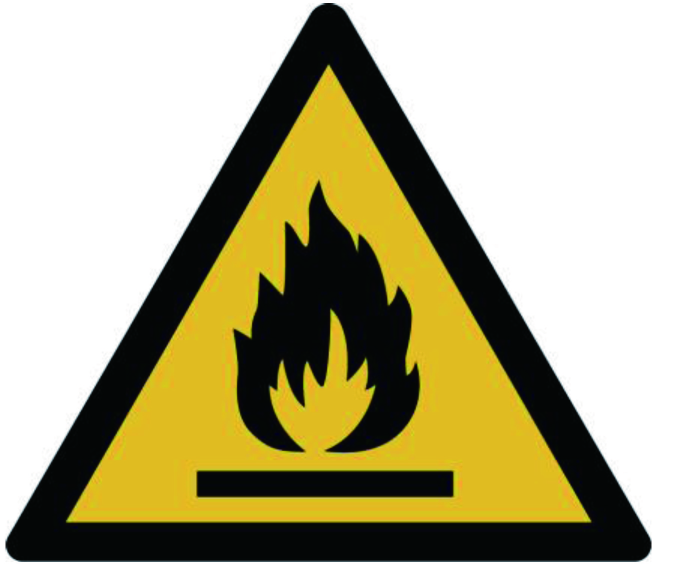
#> input picture tools/assets/gb2894/gb_1-02.png, 1396 x 1144 px (shown at 1/2 size)
$ python -i make_task_markers.py   (imports and definitions only)
#> lines starting #> are read from the running program, lines starting #| are printed output that depends on the picture
#> further down, picture is the input picture: PIL image 1396x1144 RGB; mean R, G, B 181.6, 174.9, 140.6
#!/usr/bin/env python3
# -*- coding: utf-8 -*-
"""Build the task-zone marker textures for gc_2026_field.world.

The hazard signs are NOT drawn by hand.  They are the official pictograms out
of GB 2894-2025 附录C 表C.1 警告标志, extracted from the standard itself:

    1-02 当心火灾      Warning fire            -> 易燃
    1-03 当心爆炸      Warning explosive       -> 易爆
    1-04 当心腐蚀      Warning corrosive substance
    1-05 当心中毒      Warning toxic material  -> 有毒有害
    1-06 当心生物危害  Warning biological hazard
    1-27 当心电离辐射  Warning ionizing radiation
    1-28 当心裂变物质  Warning fissionable material
    1-42 当心氧化物    Warning oxidizing substance
    1-43 当心高压气瓶  Warning gas cylinder

Table C.1 holds 1-01 through 1-52; the nine above are the ones the task uses.
1-27 and 1-28 are the one easy pair to mix up: 1-27 is the plain trefoil,
1-28 is the trefoil with an arc underneath it.  Compare against
tools/assets/gb2894/reference/ rather than from memory.

Each entry carries the (page index, image xref) it lives at in the PDF.  The
xref is the identity that matters - page indices shift if the extract changes,
and the page text numbers (1-02 etc.) sit in a different column from the
artwork, so a number-to-page table alone would silently pull the wrong
triangle.  find_xrefs.py in this directory re-derives the table.

Source PDF (searched for automatically, override with --pdf):
    ~/Desktop/页面提取自－GB+2894-2025.pdf     (extracted pages)
    ~/Downloads/GB+2894-2025.pdf              (full standard)

The extracted pictograms are cached in tools/assets/gb2894/ so the textures
can be rebuilt later without the PDF.  Delete that directory to force a
re-extract.

The 人员救助任务区 card IS drawn here - there is no pictogram for it in the
standard, and the field drawing just shows a framed portrait photo.

Output: src/gc_2026_sim/gazebo/models/gc_task_markers/
          materials/scripts/gc_task_markers.material
          materials/textures/*.png
          model.config, model.sdf

Colour contract with the on-board detector (navigation_2d/src/mission_vision.cpp):
  hazard  -> cv::inRange(hsv, Scalar(15, 70, 70),  Scalar(40, 255, 255))   yellow
  person  -> cv::inRange(hsv, Scalar(75, 55, 70),  Scalar(125, 255, 255))  blue
Both use RETR_EXTERNAL, so the black pictogram and the black triangle border
are *holes* inside the yellow and do not split the blob, and the blue frame
around the portrait card is a ring whose external contour is the full square.
Every pictogram is snapped to a 3-colour GB 2894 palette below, so the yellow
is exactly the safety yellow the mask is tuned for and the JPEG mosquito noise
in the extracted artwork cannot drag it out of the window.

All nine warning signs are the same GB 2894 triangle, so they all land on the
same artwork bbox and labels.FACE_ARTWORK can describe them with one shared
outline.  Only the symbol inside the triangle differs.  If a future sign is
not a plain triangle, that shortcut breaks - check_box_convention.py measures
every texture individually and will say so.

Usage:
    python3 tools/make_task_markers.py [--pdf PATH]
"""

import argparse
import glob
import io
import math
import os
import shutil
import sys

import numpy as np
from PIL import Image, ImageDraw, ImageFilter

ROOT = os.path.dirname(os.path.dirname(os.path.abspath(__file__)))
MODEL_DIR = os.path.join(
    ROOT, "src", "gc_2026_sim", "gazebo", "models", "gc_task_markers")
TEX_DIR = os.path.join(MODEL_DIR, "materials", "textures")
SCRIPT_DIR = os.path.join(MODEL_DIR, "materials", "scripts")
ASSET_DIR = os.path.join(ROOT, "tools", "assets", "gb2894")

# 512 px for a 0.40 m card face -> 1280 px/m.  SS is the supersampling factor;
# artwork is drawn/composited at 512*SS and box-filtered down, which is what
# keeps the triangle edges clean at Gazebo's viewing distance.
PX = 512
SS = 4

# --- palette (GB 2894 safety colours + the neutrals the cards use) ---------
BLACK = (16, 16, 16)
WHITE = (250, 250, 250)
SAFETY_YELLOW = (250, 205, 20)      # GB 2894 安全色 黄
CARD_GREY = (168, 172, 176)         # thin inner square outline on the card
SKIN = (245, 214, 180)
SKIN_SHADE = (226, 188, 152)
HAIR = (38, 30, 28)
SHIRT = (36, 96, 200)
MOUTH = (176, 84, 74)

# name, material, GB 2894 编号, 名称, (page index, xref) in the source PDF
#
# xref, not page, is the identity: doc.extract_image() takes an xref directly,
# and the page index is only what find_gb2894_xrefs.py narrows the search with.
# Order matters only for readability here - labels.py decides the class ids.
SIGNS = [
    ("gc_sign_flammable", "GC/Sign/Flammable", "1-02", "当心火灾 / 易燃", (1, 4)),
    ("gc_sign_explosive", "GC/Sign/Explosive", "1-03", "当心爆炸 / 易爆", (1, 5)),
    ("gc_sign_corrosive", "GC/Sign/Corrosive", "1-04", "当心腐蚀", (2, 8)),
    ("gc_sign_toxic", "GC/Sign/Toxic", "1-05", "当心中毒 / 有毒有害", (2, 9)),
    ("gc_sign_biohazard", "GC/Sign/Biohazard", "1-06", "当心生物危害", (2, 10)),
    ("gc_sign_ionizing_radiation", "GC/Sign/IonizingRadiation", "1-27",
     "当心电离辐射", (7, 41)),
    ("gc_sign_fissionable", "GC/Sign/Fissionable", "1-28", "当心裂变物质", (8, 44)),
    ("gc_sign_oxidizer", "GC/Sign/Oxidizer", "1-42", "当心氧化物", (11, 64)),
    ("gc_sign_gas_cylinder", "GC/Sign/GasCylinder", "1-43", "当心高压气瓶", (11, 65)),
]

MATERIAL_TEMPLATE = """// Generated by tools/make_task_markers.py - do not hand-edit.
//
// The pictograms are the official GB 2894-2025 附录C 表C.1 artwork, snapped to
// the three safety colours, so the yellow stays inside the HSV window that
// mission_vision.cpp matches (H 15-40, S>=70, V>=70).  ambient/diffuse are
// left at white on purpose: tinting them here would drag the safety yellow
// out of that window.
material {name}
{{
  technique
  {{
    pass
    {{
      ambient 1 1 1 1
      diffuse 1 1 1 1
      specular 0.06 0.06 0.06 1 8
      texture_unit
      {{
        texture {tex}
        filtering anisotropic
        max_anisotropy 8
      }}
    }}
  }}
}}
"""

MODEL_CONFIG = """<?xml version="1.0"?>
<model>
  <name>gc_task_markers</name>
  <version>1.0</version>
  <sdf version="1.6">model.sdf</sdf>
  <author>
    <name>gc_2026_sim</name>
    <email>expload233@gmail.com</email>
  </author>
  <description>
    Texture + OGRE material resources for the two task-zone markers
    (危险品任务区 / 人员救助任务区).  Hazard pictograms are GB 2894-2025
    附录C 表C.1.  This model is a resource container: the markers themselves
    are instantiated inline in gc_2026_field.world so that
    tools/check_config.py can still read them out of the world file.
  </description>
</model>
"""

MODEL_SDF = """<?xml version="1.0" ?>
<sdf version="1.6">
  <!-- Resource container only.  Nothing includes this model; the world file
       points its <material><script><uri> at this directory.  The single link
       exists so the directory is still a loadable Gazebo model (handy for
       `gz model -m` sanity checks). -->
  <model name="gc_task_markers">
    <static>true</static>
    <link name="marker_link">
      <visual name="marker_face">
        <pose>0 0 0.004 0 0 0</pose>
        <geometry><box><size>0.40 0.40 0.008</size></box></geometry>
        <material>
          <script>
            <uri>model://gc_task_markers/materials/scripts</uri>
            <uri>model://gc_task_markers/materials/textures</uri>
            <name>GC/Sign/Flammable</name>
          </script>
        </material>
      </visual>
    </link>
  </model>
</sdf>
"""


# ===========================================================================
#  1. pull the official pictograms out of GB 2894-2025
# ===========================================================================

# [38 lines left out: functions find_pdf, extract_pictograms, not called in this run]


# ===========================================================================
#  2. clean + normalise a pictogram
# ===========================================================================

PALETTE = np.array([WHITE, SAFETY_YELLOW, BLACK], dtype=np.float32)

# An equilateral triangle's bounding box is s x s*sqrt(3)/2, so w/h = 2/sqrt(3).
# Every GB 2894 warning sign is that same triangle, which makes this a cheap
# guard on the xref table: a wrong xref does not fail, it quietly returns some
# other picture, and the only ones on these pages that are *not* triangles are
# the table headers and the odd non-warning sign.
TRIANGLE_ASPECT = 2.0 / math.sqrt(3.0)


# [8 lines left out: function dark_bbox_aspect, not called in this run]


def snap_to_palette(im):
    """Force every pixel to white / safety yellow / black.

    The artwork comes out of the standard as JPEG, so the yellow has visible
    mosquito noise around every black edge.  Snapping to the three GB 2894
    colours removes it and pins the yellow exactly where the detector's HSV
    window expects it.  Doing it at 2x and then box-filtering back down keeps
    the edges antialiased instead of stair-stepped.
    """
    big = im.resize((im.width * 2, im.height * 2), Image.LANCZOS)
    big = big.filter(ImageFilter.MedianFilter(5))
    a = np.asarray(big, dtype=np.float32)
    d = ((a[:, :, None, :] - PALETTE[None, None, :, :]) ** 2).sum(axis=3)
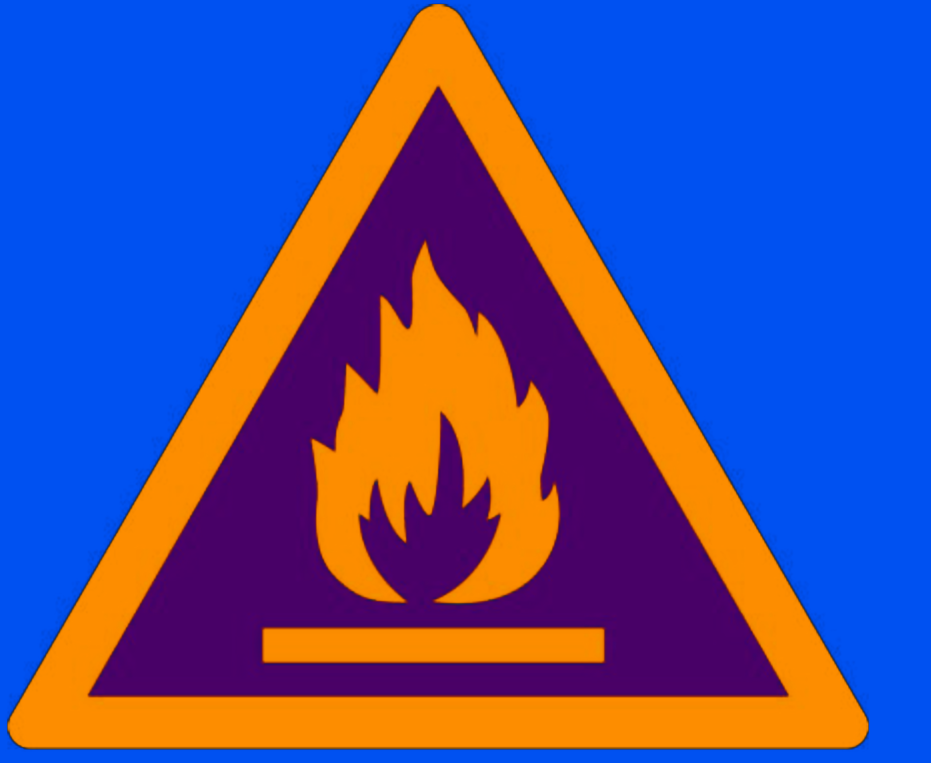
#> d: shape (2288, 2792, 3) float32 (shown at 1/3 size); mean R, G, B 57151.5, 56560.3, 100889.9; drawn with min black and max white
    idx = d.argmin(axis=2)
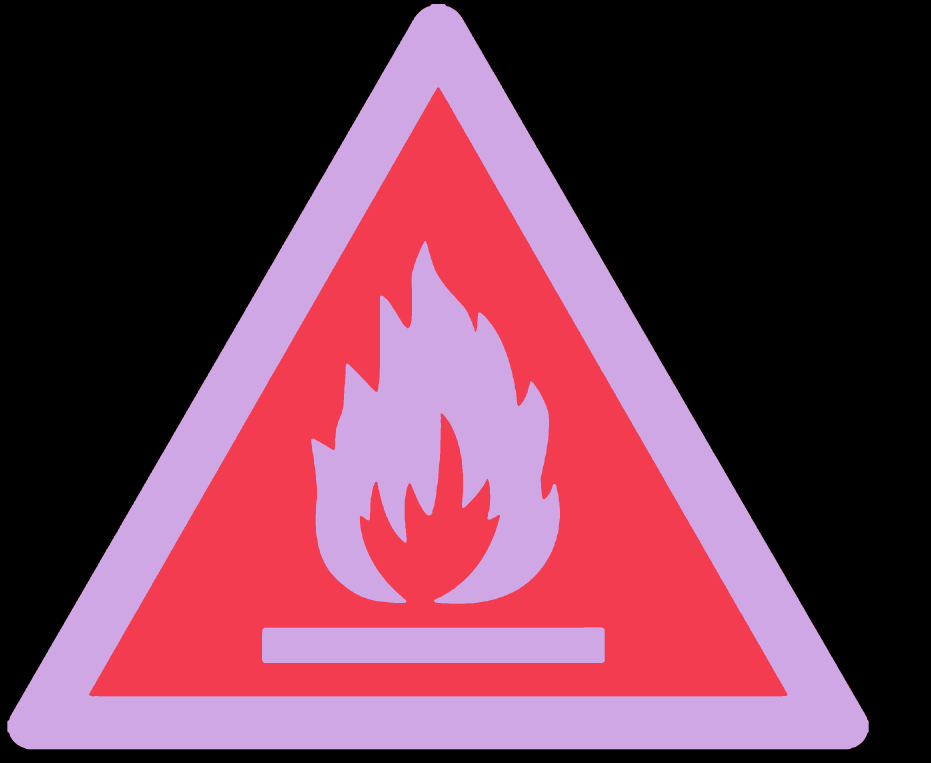
#> idx: shape (2288, 2792) int64 (shown at 1/3 size); 3 distinct labels, from 0 to 2; one colour per label, 0 black
    out = PALETTE[idx].astype(np.uint8)
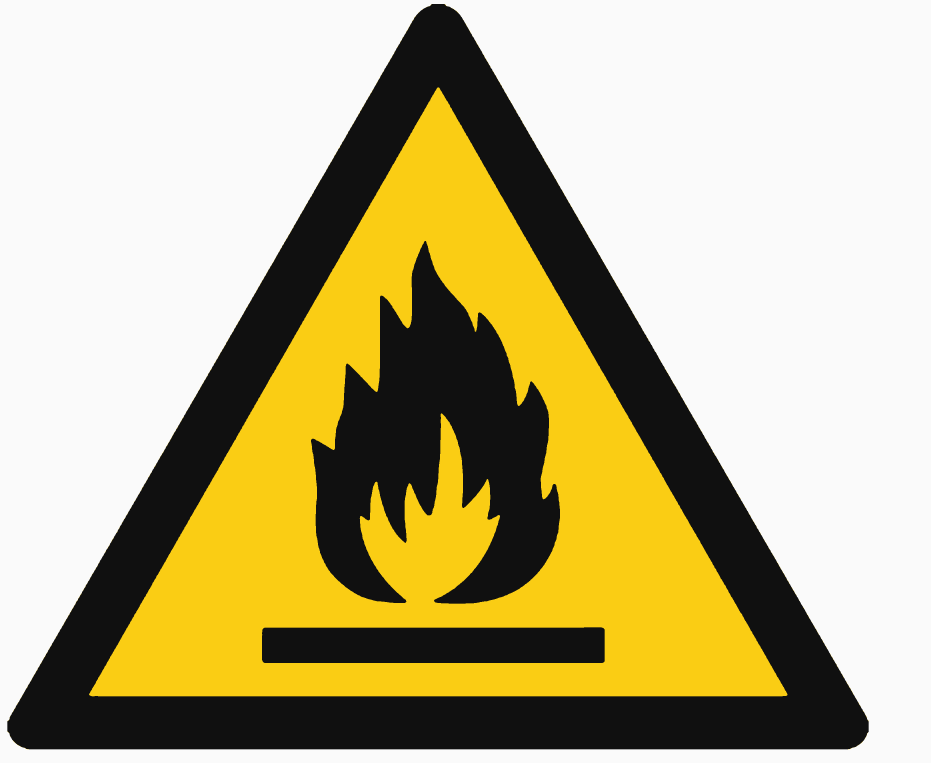
#> out: shape (2288, 2792, 3) (shown at 1/3 size); mean of channels 0, 1, 2 187.9, 178, 137.4; drawn as R, G, B
    return Image.fromarray(out, "RGB").resize(im.size, Image.LANCZOS)


# [160 lines left out: functions autocrop, card_face_with_pictogram, card_backdrop, draw_person_card, save, main, not called in this run]


# [2 lines not run here, left out]

>>> from PIL import Image
>>> picture = Image.open('assets/gb2894/gb_1-02.png')
>>> result = snap_to_palette(picture)

$ run again, on tools/assets/gb2894/gb_1-27.png
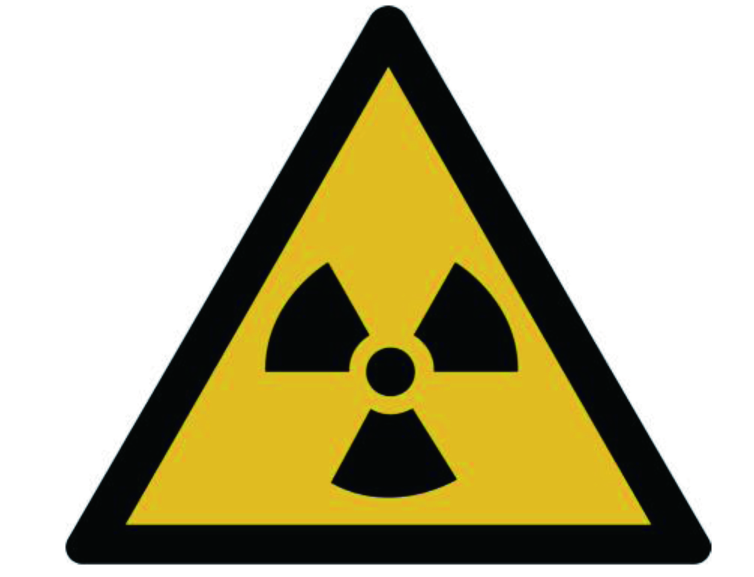
#> input picture tools/assets/gb2894/gb_1-27.png, 1507 x 1153 px (shown at 1/2 size)
#> picture is the input picture: PIL image 1507x1153 RGB; mean R, G, B 191.8, 184.8, 150.3
#> in snap_to_palette, `idx = d.argmin(axis=2)`:
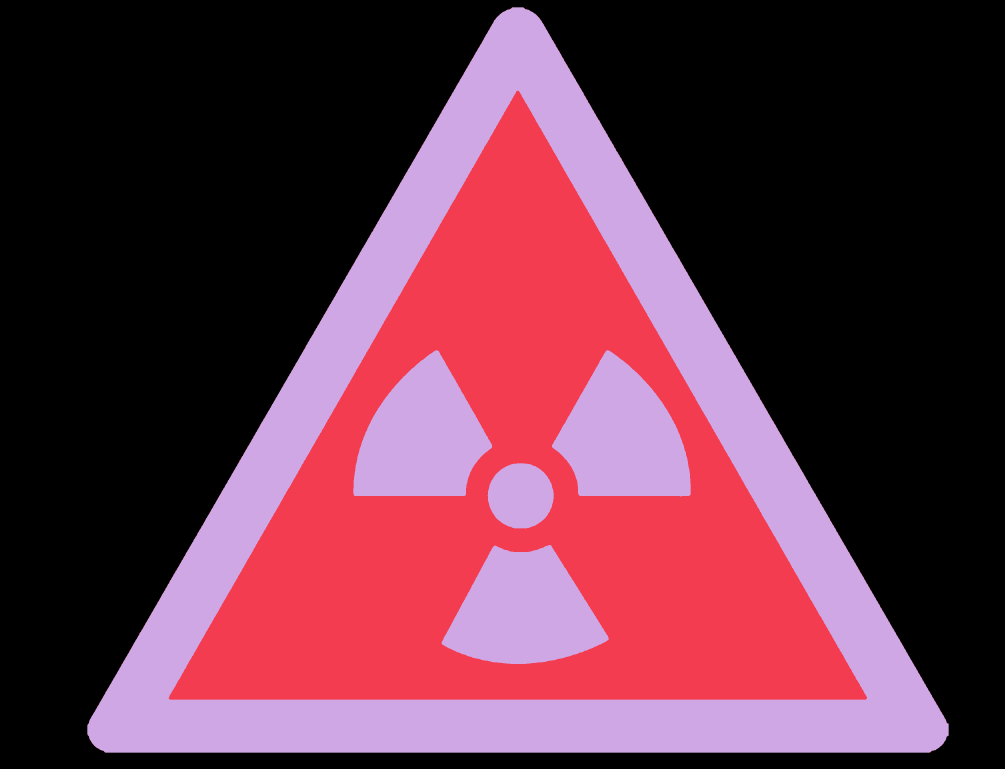
#> idx: shape (2306, 3014) int64 (shown at 1/3 size); 3 distinct labels, from 0 to 2; one colour per label, 0 black
#> in snap_to_palette, `out = PALETTE[idx].astype(np.uint8)`:
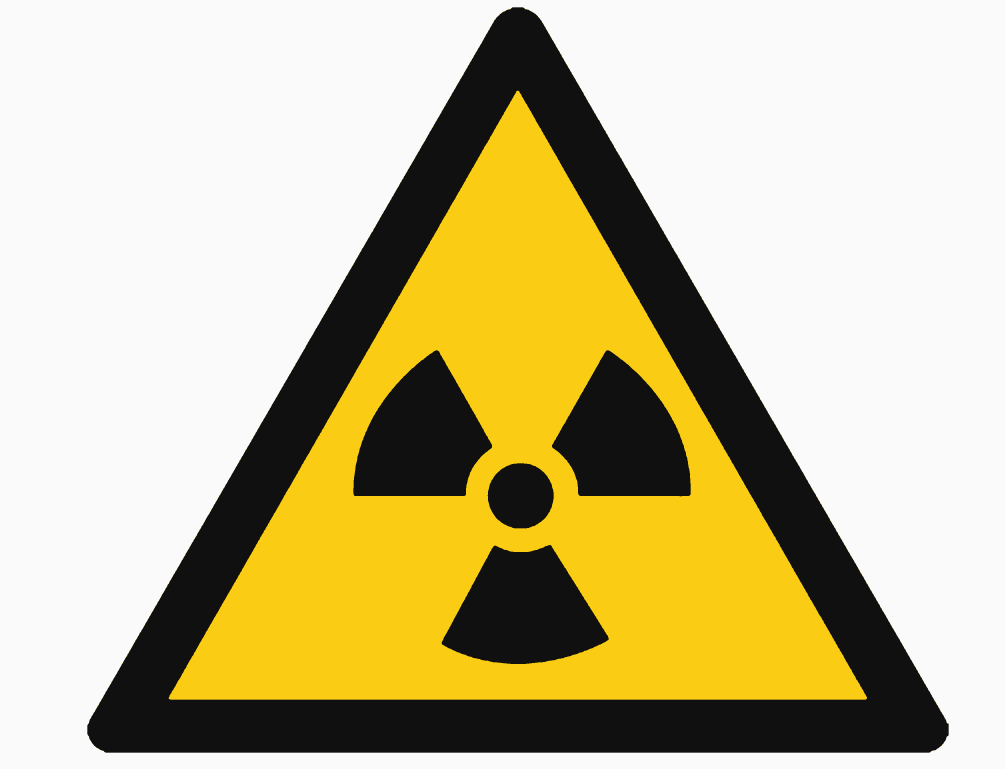
#> out: shape (2306, 3014, 3) (shown at 1/3 size); mean of channels 0, 1, 2 197.6, 187.6, 146.6; drawn as R, G, B
